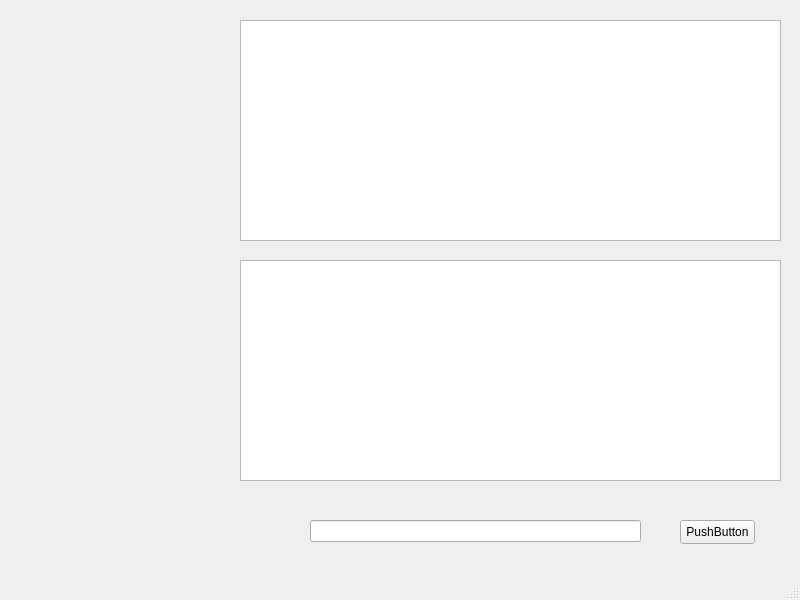
<?xml version="1.0" encoding="UTF-8"?>
<ui version="4.0">
 <class>MainWindow</class>
 <widget class="QMainWindow" name="MainWindow">
  <property name="geometry">
   <rect>
    <x>0</x>
    <y>0</y>
    <width>800</width>
    <height>600</height>
   </rect>
  </property>
  <property name="windowTitle">
   <string>MainWindow</string>
  </property>
  <widget class="QWidget" name="centralwidget">
   <widget class="QTextEdit" name="textEdit">
    <property name="geometry">
     <rect>
      <x>240</x>
      <y>260</y>
      <width>541</width>
      <height>221</height>
     </rect>
    </property>
   </widget>
   <widget class="QLineEdit" name="lineEdit">
    <property name="geometry">
     <rect>
      <x>310</x>
      <y>520</y>
      <width>331</width>
      <height>22</height>
     </rect>
    </property>
   </widget>
   <widget class="QPushButton" name="pushButton">
    <property name="geometry">
     <rect>
      <x>680</x>
      <y>520</y>
      <width>75</width>
      <height>24</height>
     </rect>
    </property>
    <property name="text">
     <string>PushButton</string>
    </property>
   </widget>
   <widget class="QTableWidget" name="tableWidget">
    <property name="geometry">
     <rect>
      <x>240</x>
      <y>20</y>
      <width>541</width>
      <height>221</height>
     </rect>
    </property>
   </widget>
  </widget>
  <widget class="QMenuBar" name="menubar">
   <property name="geometry">
    <rect>
     <x>0</x>
     <y>0</y>
     <width>800</width>
     <height>22</height>
    </rect>
   </property>
  </widget>
  <widget class="QStatusBar" name="statusbar"/>
 </widget>
 <resources/>
 <connections/>
</ui>
